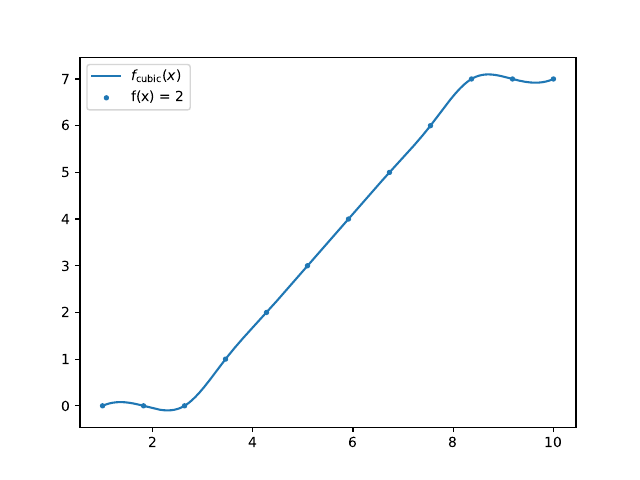

This figure's Python source:
import pandas as pd
import matplotlib.pyplot as plt


df = pd.read_csv("interp.csv")
dg = pd.read_csv("exact.csv")

plt.plot(
    df['x  '],
    df['y  '],
    label=r"$f_{\mathrm{cubic}}(x)$"
)

plt.scatter(
    dg['x0'],
    dg['y0'],
    s=8,
    label="f(x) = 2"
)

plt.legend()

plt.savefig("const.pdf")
